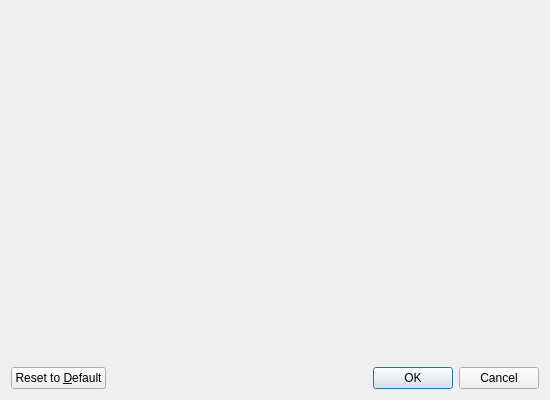
<?xml version="1.0" encoding="UTF-8"?>
<ui version="4.0">
 <class>EditorPopupConfigDialog</class>
 <widget class="QDialog" name="EditorPopupConfigDialog">
  <property name="geometry">
   <rect>
    <x>0</x>
    <y>0</y>
    <width>550</width>
    <height>400</height>
   </rect>
  </property>
  <property name="windowTitle">
   <string>Configure Editor Context Menu</string>
  </property>
  <layout class="QVBoxLayout" name="verticalLayout">
   <item>
    <widget class="KActionSelector" name="selector">
     <property name="availableLabel">
      <string>&amp;Available actions:</string>
     </property>
     <property name="selectedLabel">
      <string>&amp;Menu contents:</string>
     </property>
    </widget>
   </item>
   <item>
    <layout class="QHBoxLayout" name="horizontalLayout">
     <item>
      <widget class="QPushButton" name="resetButton">
       <property name="text">
        <string>Reset to &amp;Default</string>
       </property>
      </widget>
     </item>
     <item>
      <spacer name="horizontalSpacer">
       <property name="orientation">
        <enum>Qt::Orientation::Horizontal</enum>
       </property>
       <property name="sizeHint" stdset="0">
        <size>
         <width>40</width>
         <height>20</height>
        </size>
       </property>
      </spacer>
     </item>
     <item>
      <widget class="QDialogButtonBox" name="buttonBox">
       <property name="standardButtons">
        <set>QDialogButtonBox::StandardButton::Cancel|QDialogButtonBox::StandardButton::Ok</set>
       </property>
      </widget>
     </item>
    </layout>
   </item>
  </layout>
 </widget>
 <customwidgets>
  <customwidget>
   <class>KActionSelector</class>
   <extends>QWidget</extends>
   <header>kactionselector.h</header>
  </customwidget>
 </customwidgets>
 <resources/>
 <connections/>
</ui>
